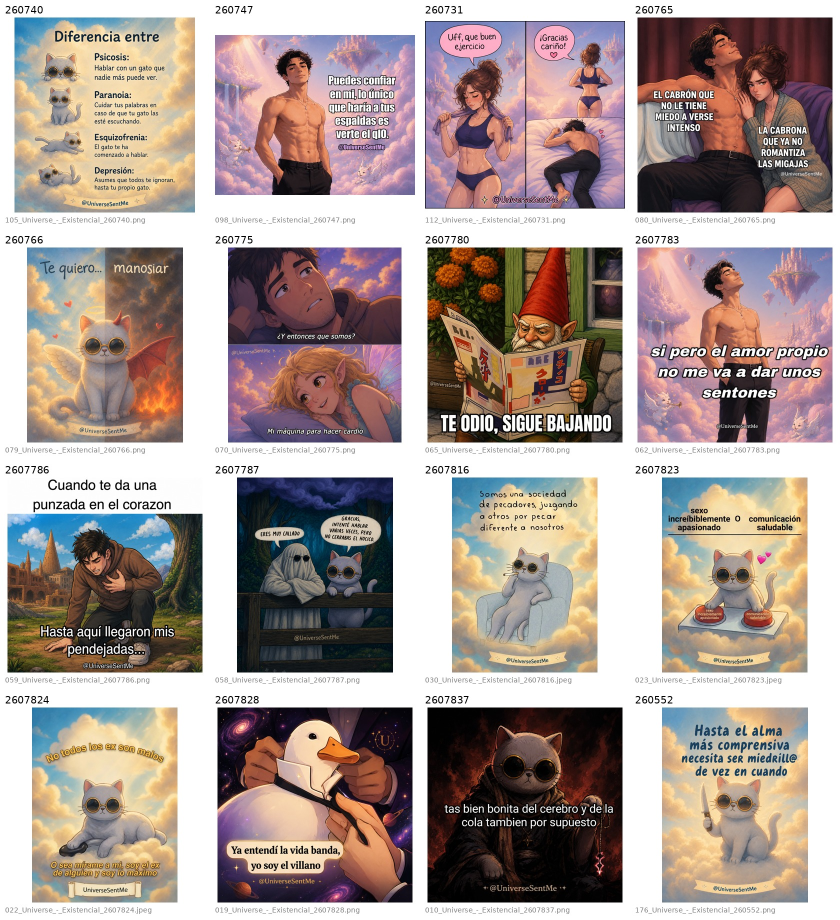
#> input picture Operations/Research/2026-08-20_Expansion_Candidate_Contact_Sheet.jpg, 1680 x 1840 px, given in place of 1036844829507460_122142624879072582.jpg, which was not available (shown at 1/2 size)
$ python render_july_review_pair.py
#> lines starting #> are read from the running program, lines starting #| are printed output that depends on the picture; pictures that were not available may be replaced by others from this repository, and a replacement may not be noted
from pathlib import Path
from PIL import Image, ImageDraw

root = Path('/home/ubuntu/universe-sent-me-growth-os')
meta = root / 'Operations/Research/2026-08-21_Julio_Expansion_Lote01_Meta_Images/1036844829507460_122142624879072582.jpg'
drive = Path('/tmp/usm_july_drive_thumbnails/1yIedBN0HSoESMZMNwUp6Y9hMy-uJSAAd.jpg')
out = root / 'Operations/Research/2026-08-21_Julio_Expansion_Lote01_Review_Pair.jpg'
canvas = Image.new('RGB', (1600, 1000), 'white')
#> canvas: PIL image 1600x1000 RGB; every value is 255
for index, (path, label) in enumerate(((meta, 'Meta'), (drive, 'Drive candidate'))):
    image = Image.open(path).convert('RGB')
#> image is the input picture: PIL image 1680x1840 RGB; mean R, G, B 171.8, 156.5, 151.3
    image.thumbnail((760, 880))
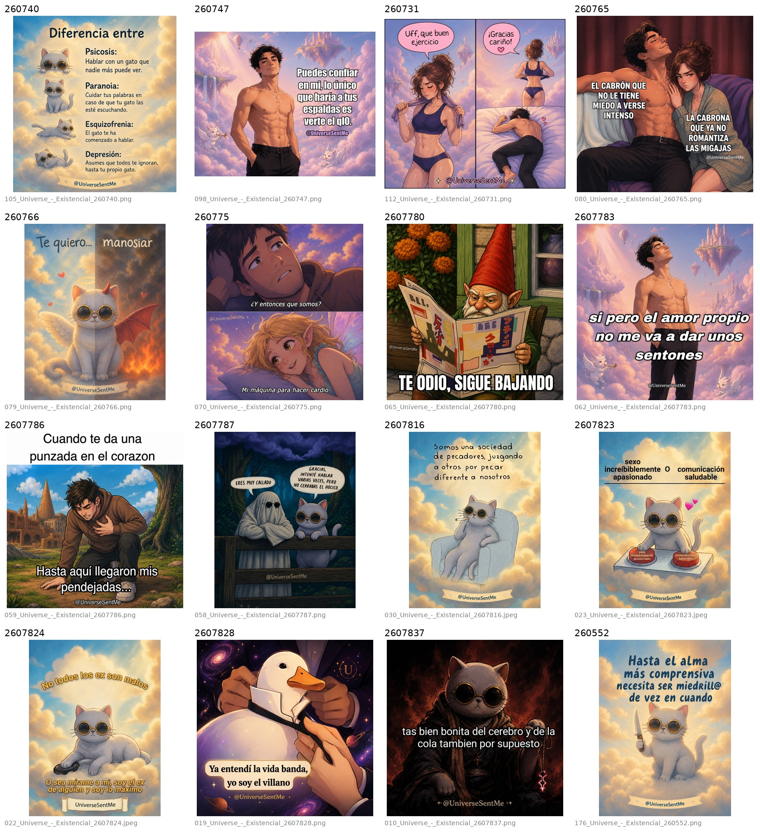
#> image: PIL image 760x832 RGB; mean R, G, B 171.6, 156.4, 151.2
    x = 20 + index * 800 + (760 - image.width) // 2
#> x = 20
    canvas.paste(image, (x, 50))
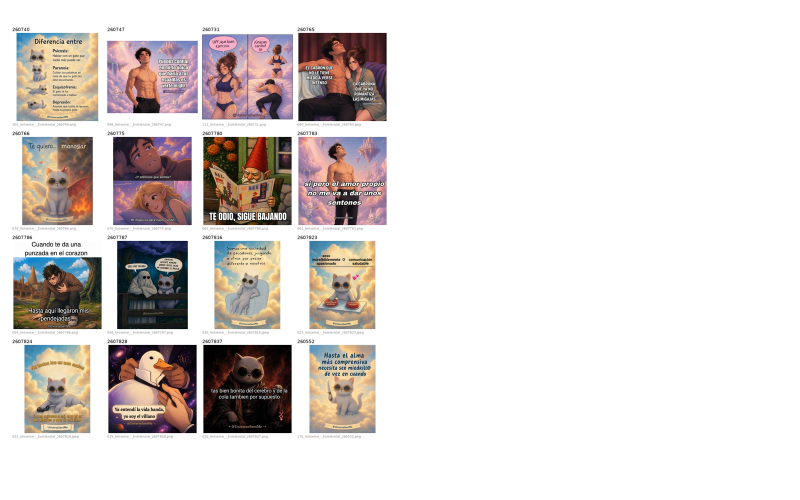
#> canvas: PIL image 1600x1000 RGB (shown at 1/2 size); mean R, G, B 222.1, 216, 214
    draw = ImageDraw.Draw(canvas)
    draw.text((20 + index * 800, 15), label, fill='black')
#> pass 2 of the loop `for index, (path, label) in enumerate(((meta, 'Meta'), (drive, 'Drive ..`:
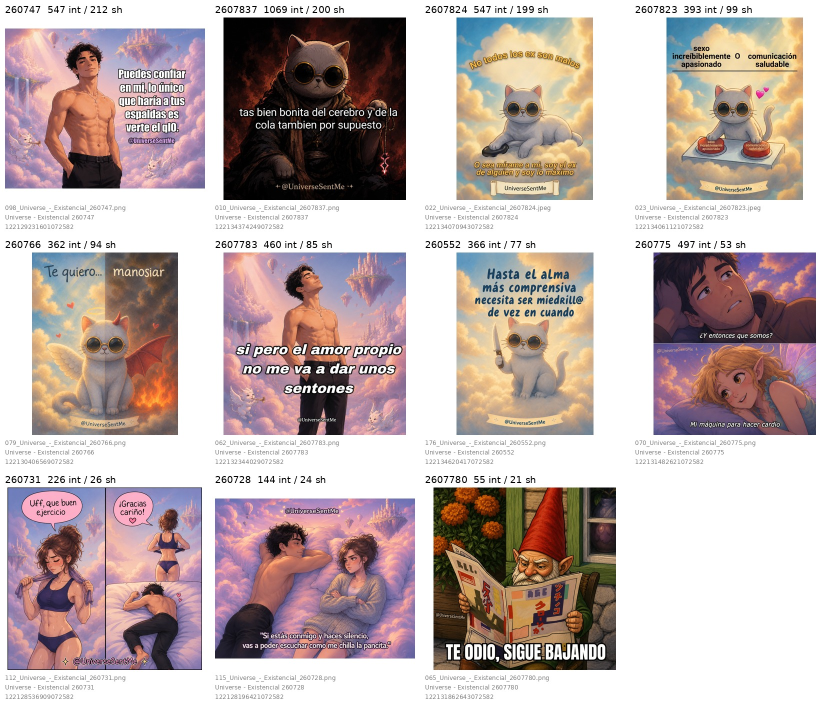
#> input picture Operations/Research/2026-08-20_Expansion_Round2_Candidate_Contact_Sheet.jpg, 1680 x 1410 px, given in place of 1yIedBN0HSoESMZMNwUp6Y9hMy-uJSAAd.jpg, which was not available (shown at 1/2 size)
#> image is the input picture: PIL image 1680x1410 RGB; mean R, G, B 192.9, 176.9, 175
#> `image.thumbnail((760, 880))`:
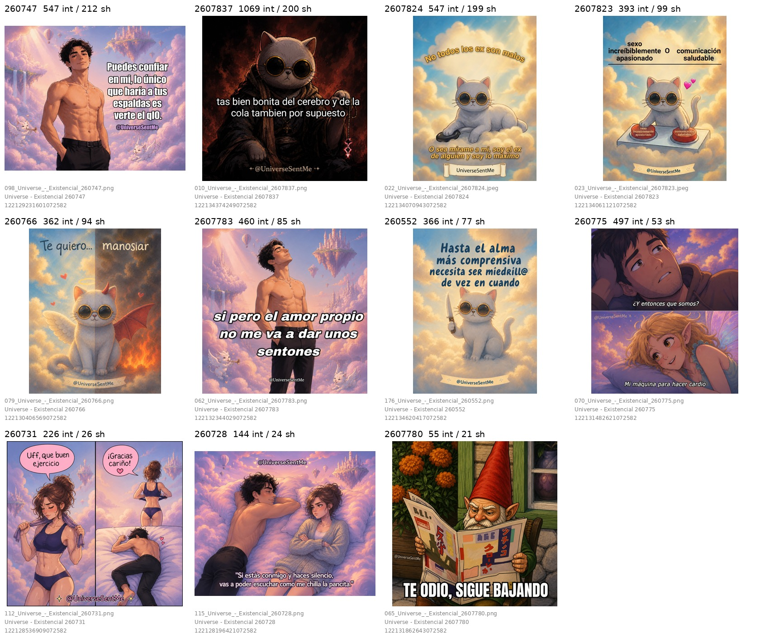
#> image: PIL image 760x638 RGB; mean R, G, B 192.7, 176.8, 174.9
#> `canvas.paste(image, (x, 50))`:
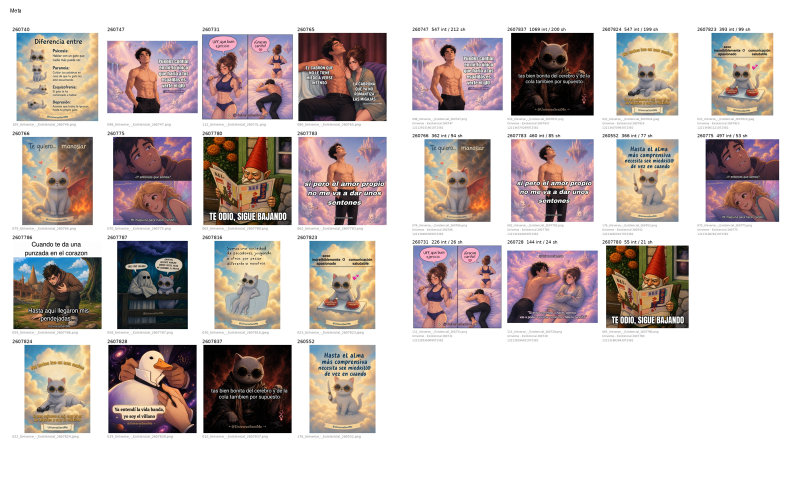
#> canvas: PIL image 1600x1000 RGB (shown at 1/2 size); mean R, G, B 203.2, 192.3, 189.7
canvas.save(out, quality=95)
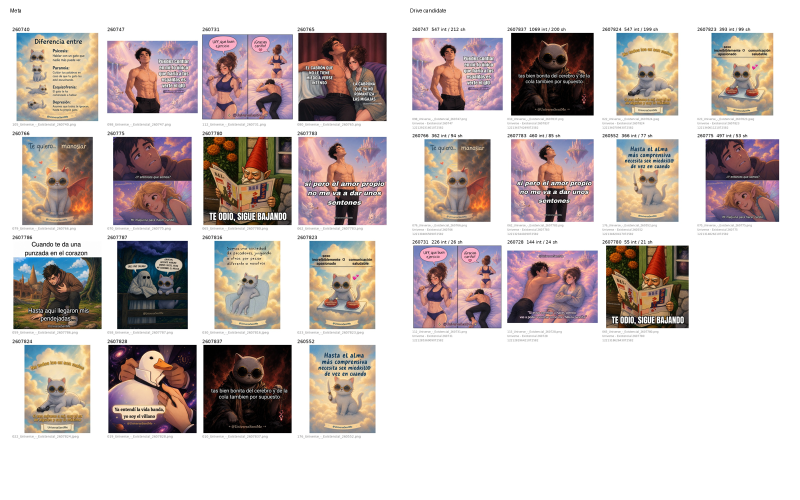
#> saved as 2026-08-21_Julio_Expansion_Lote01_Review_Pair.jpg: PIL image 1600x1000 RGB (shown at 1/2 size); mean R, G, B 203.1, 192.3, 189.7
print(out)
